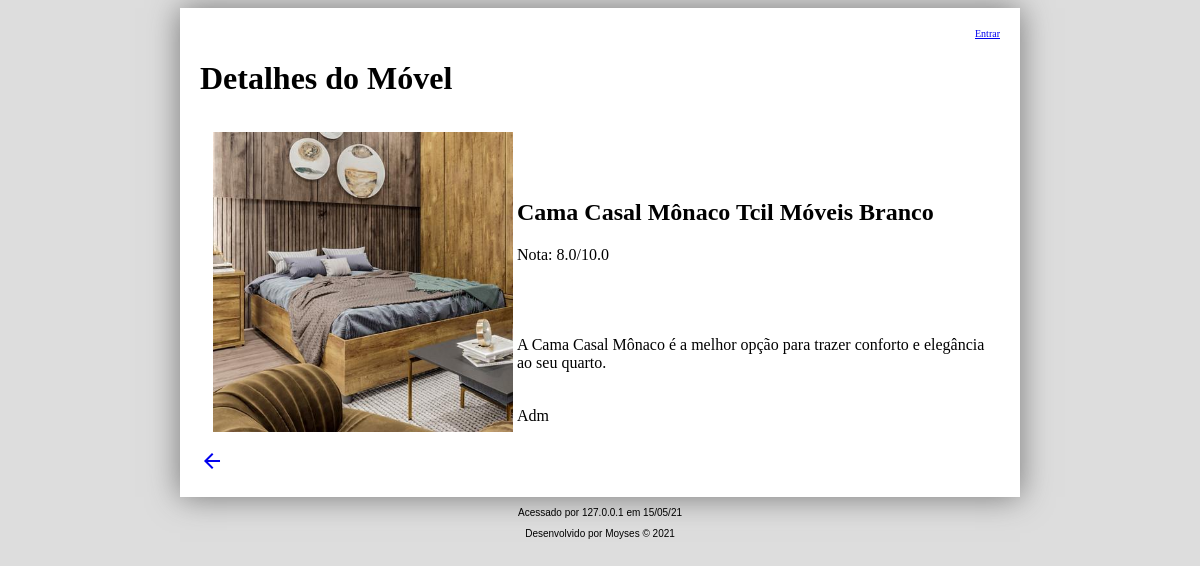
The app's page /detalhes.php?cod=3 with its own data.
### tables this page shows
CREATE TABLE `moveis` (
  `cod` int(11) NOT NULL,
  `nome` varchar(40) NOT NULL,
  `genero` int(11) NOT NULL,
  `distribuidora` int(11) NOT NULL,
  `descricao` text NOT NULL,
  `nota` decimal(4,2) NOT NULL,
  `capa` varchar(40) DEFAULT NULL
);

### detalhes.php (the view, shortened to what this page needs)
<!DOCTYPE html>
<html lang="pt-br">
<head>
<link rel="stylesheet" href="css/style.css"/>
</head>
<body>
<?php
require_once "includes/banco.php";
require_once "includes/funcoes.php";
?>
<div id="corpo">
<?php include_once "includes/topo.php";
$c = $_GET['cod'] ?? 0;
$busca = $banco->query("select * from moveis where cod='$c'");
?>
<h1>Detalhes do Móvel</h1>
<table class='detalhes'>
<?php
if (!$busca) {
	echo "<tr><td>Busca falhou! banco->error";
} else {
	if ($busca->num_rows == 1) {
		$reg = $busca->fetch_object();
		$t = thumb ($reg->capa);
		echo "<tr><td rowspan='3'><img src='$t' class='full'/>";
		echo "<td><h2>$reg->nome</h2>";
		echo "Nota: " . number_format($reg->nota, 1) . "/10.0";
		echo "<tr><td>$reg->descricao";
		echo "<tr><td>Adm";
	} else {
		echo "<tr><td>Nenhum registro encontrado";
	}
}
?>
</table>
<?php echo voltar() ?>
</div>
<?php include_once "includes/rodape.php"; ?>
</body>
</html>

### css/style.css (style rules this page uses)
body { background-color: #ddd; font-family: Tahoma; }
div#corpo { width: 800px; margin: auto; padding: 20px; background-color: #fff; box-shadow: 0px 0px 30px #777; }
table.detalhes { width: 100%; }
table.detalhes { padding: 10px; vertical-align: top; }
img.full { height: 300px; }

### records on screen
moveis: capa (picture), nome "Cama Casal Mônaco Tcil Móveis Branco", nota "8.0", descricao "A Cama Casal Mônaco é a melhor opção para trazer conforto e elegância ao seu quarto."

### other values on screen
$_SERVER['REMOTE_ADDR'] "127.0.0.1"
